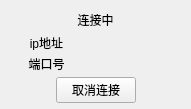
<?xml version="1.0" encoding="UTF-8"?>
<ui version="4.0">
 <class>Connecting</class>
 <widget class="QMainWindow" name="Connecting">
  <property name="geometry">
   <rect>
    <x>0</x>
    <y>0</y>
    <width>191</width>
    <height>109</height>
   </rect>
  </property>
  <property name="windowTitle">
   <string>MainWindow</string>
  </property>
  <widget class="QWidget" name="centralwidget">
   <widget class="QWidget" name="verticalLayoutWidget">
    <property name="geometry">
     <rect>
      <x>0</x>
      <y>0</y>
      <width>191</width>
      <height>103</height>
     </rect>
    </property>
    <layout class="QVBoxLayout" name="verticalLayout">
     <property name="sizeConstraint">
      <enum>QLayout::SetDefaultConstraint</enum>
     </property>
     <property name="topMargin">
      <number>11</number>
     </property>
     <item>
      <widget class="QLabel" name="label_5">
       <property name="text">
        <string>连接中</string>
       </property>
       <property name="alignment">
        <set>Qt::AlignCenter</set>
       </property>
      </widget>
     </item>
     <item>
      <layout class="QHBoxLayout" name="horizontalLayout_2">
       <item>
        <layout class="QGridLayout" name="gridLayout">
         <item row="0" column="0">
          <widget class="QLabel" name="label">
           <property name="text">
            <string>ip地址</string>
           </property>
           <property name="alignment">
            <set>Qt::AlignCenter</set>
           </property>
          </widget>
         </item>
         <item row="0" column="1">
          <widget class="QLabel" name="label_2">
           <property name="text">
            <string/>
           </property>
          </widget>
         </item>
         <item row="1" column="0">
          <widget class="QLabel" name="label_3">
           <property name="text">
            <string>端口号</string>
           </property>
           <property name="alignment">
            <set>Qt::AlignCenter</set>
           </property>
          </widget>
         </item>
         <item row="1" column="1">
          <widget class="QLabel" name="label_4">
           <property name="text">
            <string/>
           </property>
          </widget>
         </item>
        </layout>
       </item>
      </layout>
     </item>
     <item>
      <layout class="QHBoxLayout" name="horizontalLayout">
       <item>
        <spacer name="horizontalSpacer">
         <property name="orientation">
          <enum>Qt::Horizontal</enum>
         </property>
         <property name="sizeHint" stdset="0">
          <size>
           <width>40</width>
           <height>20</height>
          </size>
         </property>
        </spacer>
       </item>
       <item>
        <widget class="QPushButton" name="exitButton">
         <property name="text">
          <string>取消连接</string>
         </property>
        </widget>
       </item>
       <item>
        <spacer name="horizontalSpacer_2">
         <property name="orientation">
          <enum>Qt::Horizontal</enum>
         </property>
         <property name="sizeHint" stdset="0">
          <size>
           <width>40</width>
           <height>20</height>
          </size>
         </property>
        </spacer>
       </item>
      </layout>
     </item>
    </layout>
   </widget>
  </widget>
 </widget>
 <resources/>
 <connections/>
</ui>
